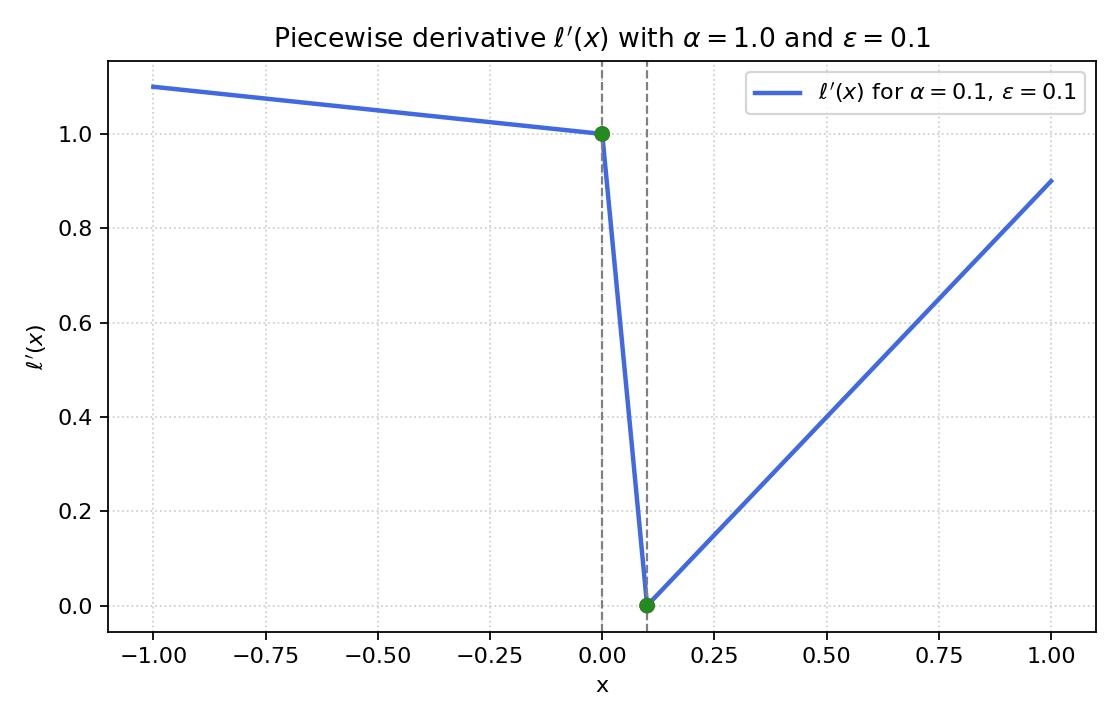

The Python source for this figure:
import numpy as np
import matplotlib.pyplot as plt

alpha = 1.0
epsilon = 0.1
xa = epsilon * alpha  # 0.01

x = np.linspace(-1, 1, 800)
y = np.empty_like(x)

mask1 = (x <= 0)
mask2 = (x > 0) & (x <= xa)
mask3 = (x > xa)

y[mask1] = alpha - epsilon * x[mask1]
y[mask2] = alpha - (1.0/epsilon) * x[mask2]
y[mask3] = x[mask3] - alpha * epsilon

plt.figure(figsize=(7, 4.5), dpi=160)
plt.plot(x, y, color='royalblue', lw=2, label=r"$\ell'(x)$ for $\alpha=0.1,\, \epsilon=0.1$")
plt.axvline(0, color='gray', lw=1, ls='--')
plt.axvline(xa, color='gray', lw=1, ls='--')

# Boundary values (for quick checks)
l0_left  = alpha - epsilon * 0.0
l0_right = alpha - (1.0/epsilon) * 0.0
lxa_left = alpha - (1.0/epsilon) * xa
lxa_right= xa - alpha * epsilon

plt.scatter([0, 0, xa, xa], [l0_left, l0_right, lxa_left, lxa_right], color=['crimson','forestgreen','crimson','forestgreen'], zorder=3)
plt.title(f"Piecewise derivative $\\ell'(x)$ with $\\{alpha=}$ and $\\{epsilon=}$")
plt.xlabel("x")
plt.ylabel(r"$\ell'(x)$")
plt.grid(True, ls=':', alpha=0.6)
plt.legend(loc='upper right')
plt.tight_layout()
plt.savefig('deepcog_loss.jpg')
